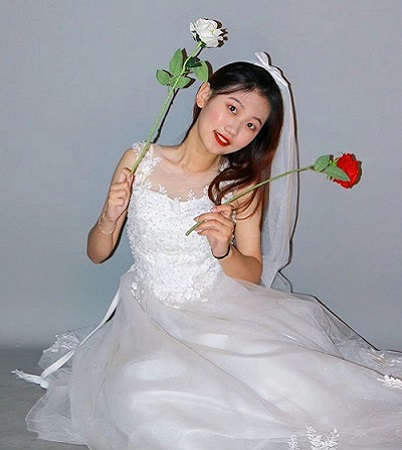
#> input picture ch6——彩色图像增强/wife.jpg, 402 x 450 px
$ python 'RGB转HSI.py'
#> lines starting #> are read from the running program, lines starting #| are printed output that depends on the picture
import cv2
import numpy as np
from matplotlib import pyplot as plt
img = cv2.imread("wife.jpg")
#> img is the input picture: shape (450, 402, 3); mean B, G, R 166.7, 162.4, 163.5
# 为了计算转换成float32类型
img = img.astype('float32')
(B,G,R) = cv2.split(img)
# 计算HSI
I = (R+G+B)/3
Min = np.where(B>=G,G,B)
Min = np.where(Min<=R,Min,R)
S = 1-(3/(R+G+B))*Min
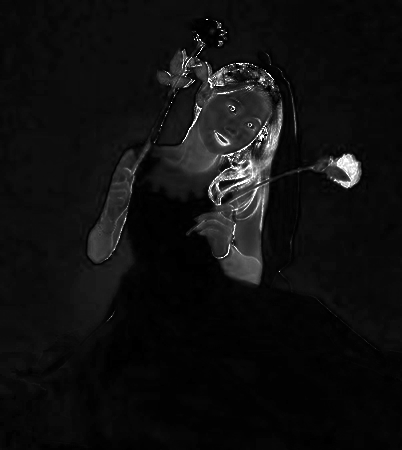
#> S: shape (450, 402) float32; 0% of the values are NaN or infinite; the others: min 0, max 1, mean 0.0638; drawn with min black, max white, NaN and infinite black
angle = np.arccos((2*R-G-B)/(2*np.sqrt(((R-G)**2)+(R-B)*(G-B))))
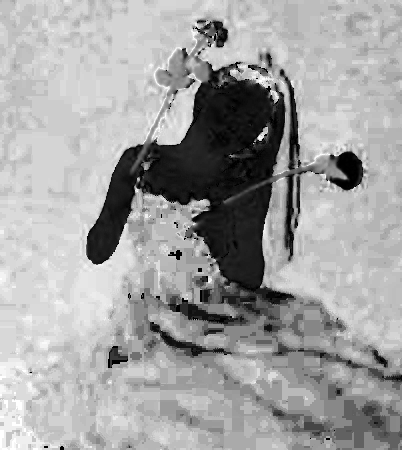
#> angle: shape (450, 402) float32; 0.31% of the values are NaN or infinite; the others: min 0, max 3.14, mean 2; drawn with min black, max white, NaN and infinite black
H = np.where(G>=B,angle,2*np.pi-angle)
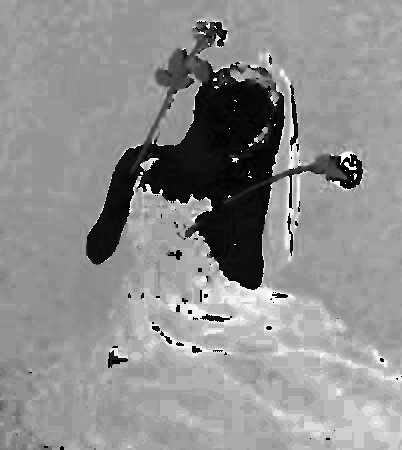
#> H: shape (450, 402) float32; 0.31% of the values are NaN or infinite; the others: min 0, max 6.28, mean 3.53; drawn with min black, max white, NaN and infinite black
H = np.clip(H,0,2*np.pi)
print(H)
#> (printed output is left out)
imgHSI = np.copy(img)
imgHSI[:, :, 0], imgHSI[:, :, 1], imgHSI[:, :, 2] = H,S,I
#> imgHSI: shape (450, 402, 3) float32; 0.1% of the values are NaN or infinite; the others: min 0, max 255, mean 55.99
plt.subplot(1,4,1),plt.imshow(H,cmap='gray')
plt.title('H'), plt.xticks([]), plt.yticks([])
plt.subplot(1,4,2),plt.imshow(S,cmap='gray')
plt.title('S'), plt.xticks([]), plt.yticks([])
plt.subplot(1,4,3),plt.imshow(I,cmap='gray')
plt.title('I'), plt.xticks([]), plt.yticks([])
plt.subplot(1,4,4),plt.imshow(imgHSI)
plt.title('HSI'), plt.xticks([]), plt.yticks([])

# 更改一下HSI的数值
I = I
H = H
S = S
for i in range(H.shape[0]):
    for j in range(H.shape[1]):
        HH = H[i][j]
        SS = S[i][j]
        II = I[i][j]
        if (HH >= 0) & (HH < (np.pi * (2 / 3))):
            B[i][j] = II * (1 - SS) if II * (1 - SS) <=255  else 255
            R[i][j] = II * (1 + ((SS * np.cos(HH)) / np.cos(np.pi * (1 / 3) - HH))) if II * (1 + ((SS * np.cos(HH)) / np.cos(np.pi * (1 / 3) - HH)))<=255 else 255
            G[i][j] = 3 * II - (B[i][j] + R[i][j]) if 3 * II - (B[i][j] + R[i][j])<=255 else 255
        elif (HH >= (np.pi * (2 / 3))) & (HH < np.pi * (4 / 3)):
            R[i][j] = II * (1 - SS) if II * (1 - SS)<=255 else 255
            G[i][j] = II * (1 + ((SS * np.cos(HH - np.pi * (2 / 3))) / np.cos(np.pi * (1 / 2) - HH))) if II * (1 + ((SS * np.cos(HH - np.pi * (2 / 3))) / np.cos(np.pi * (1 / 2) - HH)))<=255 else 255
            B[i][j] = 3 * II - (G[i][j] + R[i][j]) if 3 * II - (G[i][j] + R[i][j])<=255 else 255
        elif (HH >= (np.pi * (2 / 3))) & (HH < (np.pi * 2)):
            G[i][j] = II * (1 - SS) if II * (1 - SS)<=255 else 255
            B[i][j] = II * (1 + ((SS * np.cos(HH - np.pi * (4 / 3))) / np.cos(np.pi * (10 / 9) - HH))) if II * (1 + ((SS * np.cos(HH - np.pi * (4 / 3))) / np.cos(np.pi * (10 / 9) - HH)))<=255 else 255
            R[i][j] = 3 * II - (G[i][j] + B[i][j]) if 3 * II - (G[i][j] + B[i][j])<=255 else 255
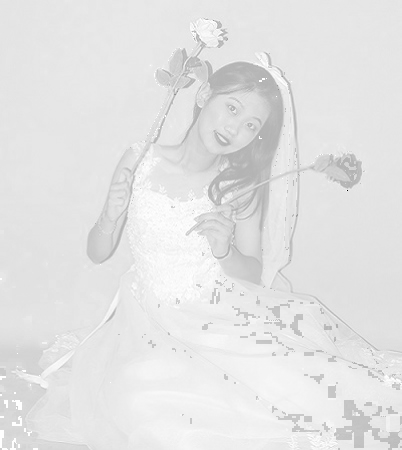
#> B: shape (450, 402) float32; min -603.9, max 255, mean 163.9; drawn with min black and max white
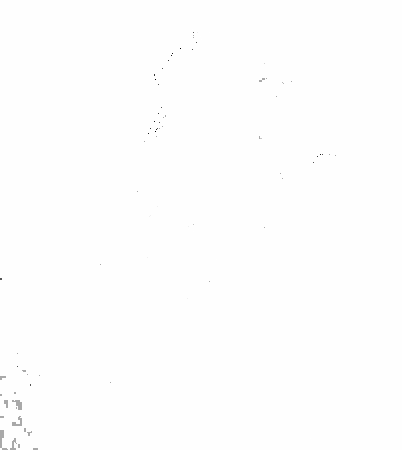
#> G: shape (450, 402) float32; min -68631816, max 255, mean -53373.1; drawn with min black and max white
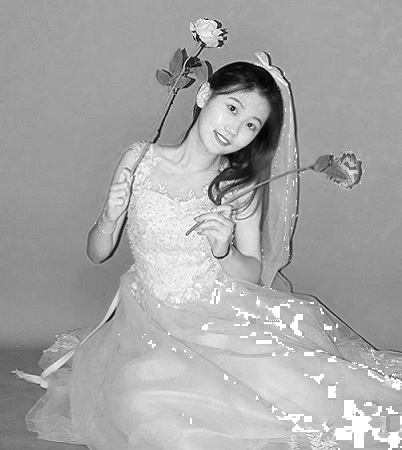
#> R: shape (450, 402) float32; min -5.79, max 255, mean 164.6; drawn with min black and max white
G = G.astype(np.uint8)
G = np.clip(G,0,255)
R = R.astype(np.uint8)
R = np.clip(R,0,255)
B = B.astype(np.uint8)
B = np.clip(B,0,255)
iimg = cv2.merge([B,G,R])
cv2.imshow("iimg",iimg)
plt.show()
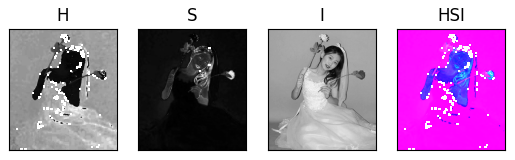
#> figure drawn by matplotlib, 4 panels; B, G, R data is drawn as R, G, B
cv2.waitKey(0)

$ run again, with ch6——彩色图像增强/aoligei.jpg copied over ch6——彩色图像增强/wife.jpg
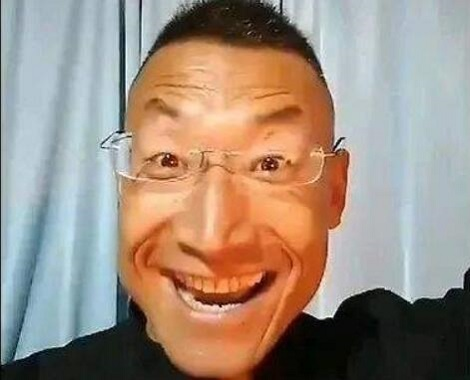
#> input picture ch6——彩色图像增强/aoligei.jpg, 470 x 380 px
#> img is the input picture: shape (380, 470, 3); mean B, G, R 127.3, 141.4, 159.3
#> (printed output is left out)
#> imgHSI: shape (380, 470, 3) float32; 0.1% of the values are NaN or infinite; the others: min 0, max 253.3, mean 48.38
#> after the loop `for i in range(H.shape[0]):`:
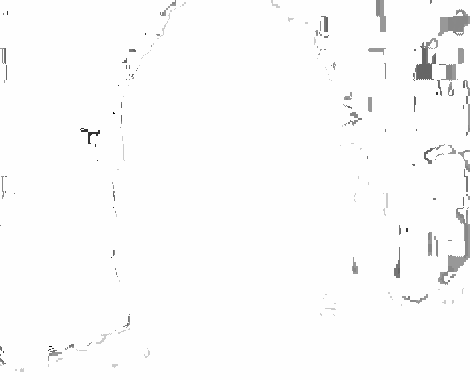
#> G: shape (380, 470) float32; min -114386496, max 255, mean -1267172; drawn with min black and max white
#> `plt.show()`:
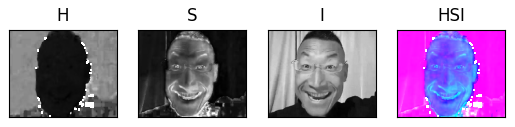
#> figure drawn by matplotlib, 4 panels; B, G, R data is drawn as R, G, B
